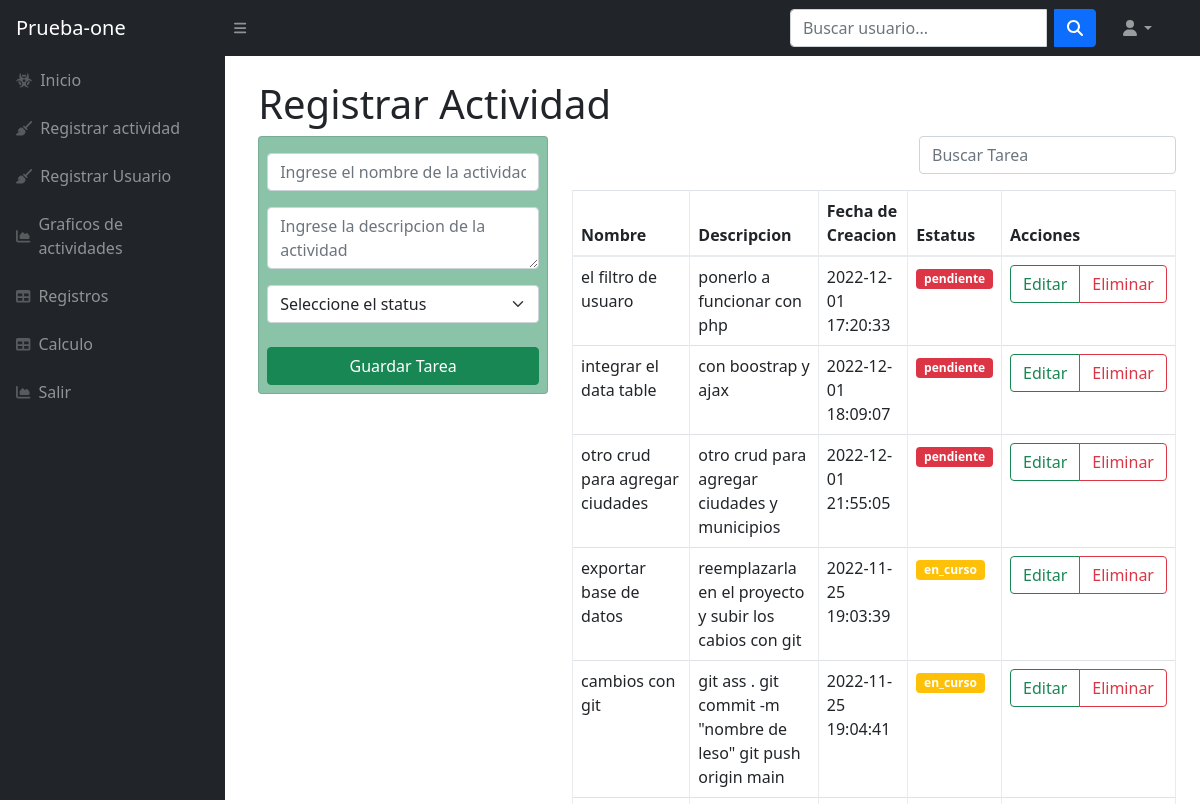
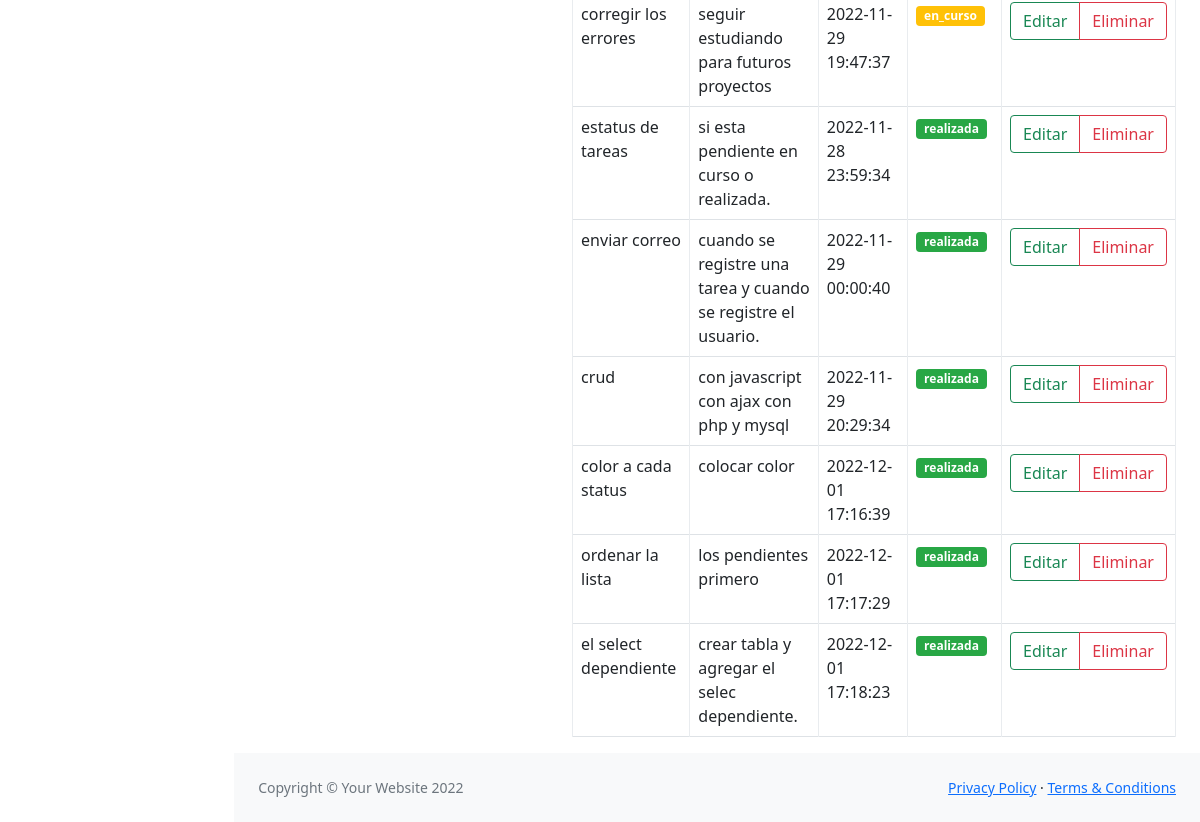
Before: /registrar_actividad.php (signed in) with the older database file (2 pictures, top to bottom).
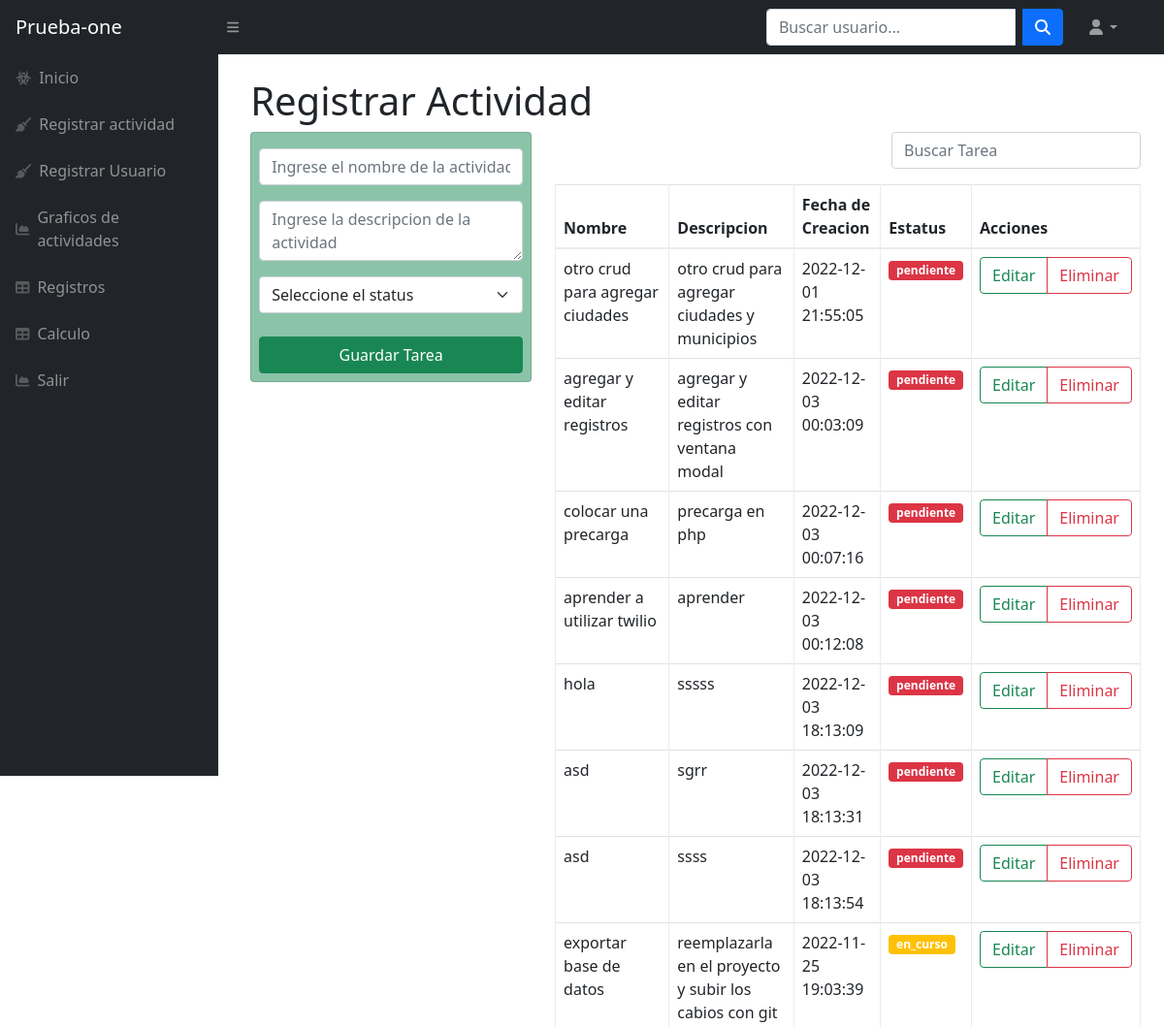
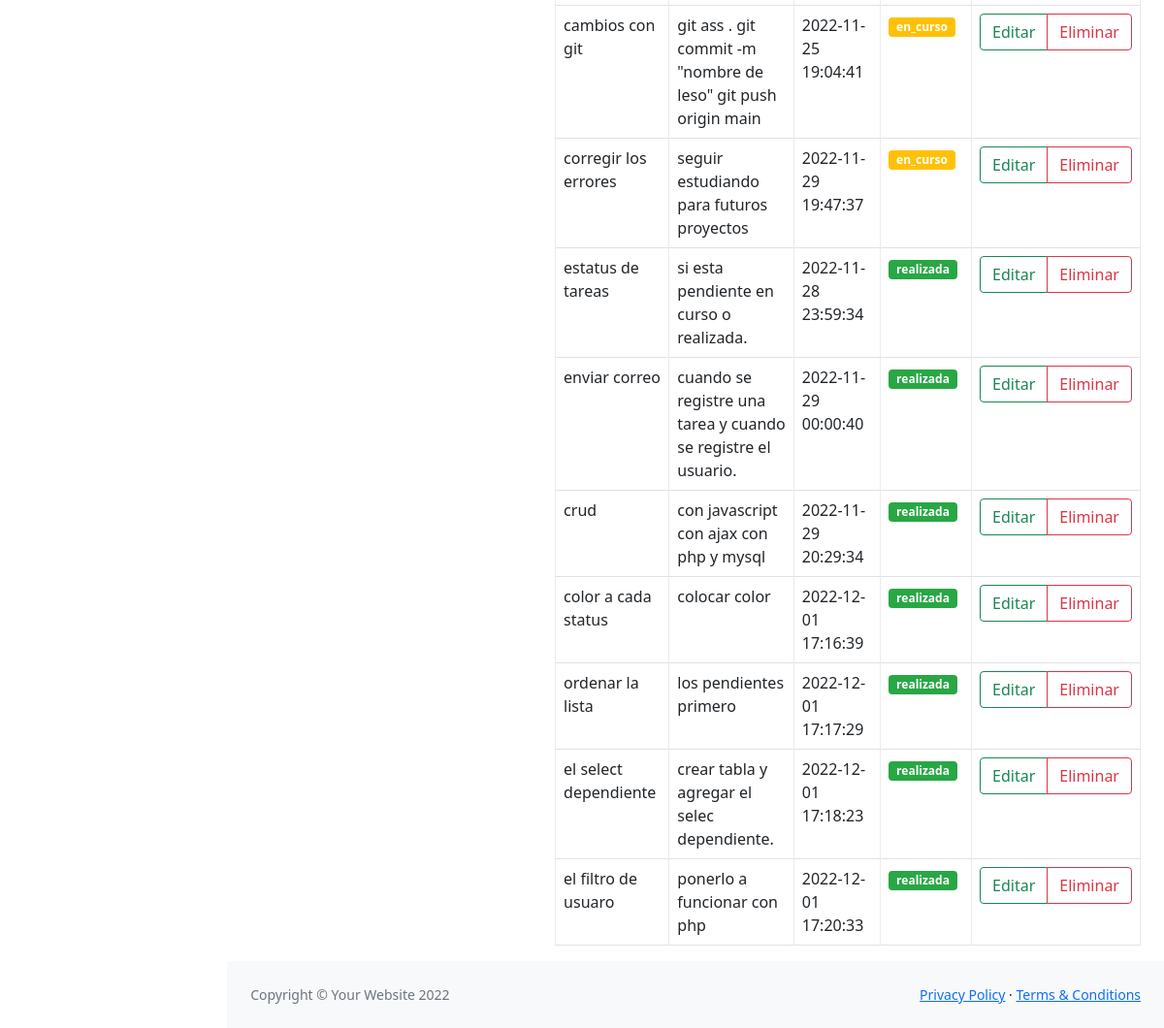
After: the same page with the newer database file (2 pictures, top to bottom).
### tables this page shows
CREATE TABLE `tareas` (
  `id_tarea` int(11) NOT NULL,
  `nombre` varchar(255) NOT NULL,
  `descripcion` varchar(255) NOT NULL,
  `creado_en` timestamp NOT NULL DEFAULT current_timestamp(),
  `id_usuario` int(11) NOT NULL,
  `id_status` int(11) NOT NULL
);

CREATE TABLE `status_tareas` (
  `id_status` int(11) NOT NULL,
  `nombre` varchar(255) NOT NULL
);

### registrar_actividad.php (the view, shortened to what the changed rows need)
<!DOCTYPE html>
<html lang="en">
    <head>
        <link rel="stylesheet" type="text/css" href="vendor/bootstrap/css/bootstrap.min.css">
        <link href="./css/styles2.css" rel="stylesheet" />
    </head>
    <body class="sb-nav-fixed">
        <?php require 'partials/navbar.php' ?>
        <div id="layoutSidenav">
            <div id="layoutSidenav_content">
                <main>
                    <div class="container-fluid px-4">
                        <h1 class="mt-4">Registrar Actividad</h1>
                        <div class="row">
                            <div class="col-md-8">
                                <table class="table table-bordered">
                                    <thead>
                                        <tr>
                                            <th>Nombre</th>
                                            <th>Descripcion</th>
                                            <th>Fecha de Creacion</th>
                                            <th>Estatus</th>
                                            <th>Acciones</th>
                                        </tr>
                                    </thead>
                                    <tbody id="body-tareasId2">
                                        <?php
                                            $usuario = $_SESSION['user_id'];
                                            $records = $conn->prepare('SELECT tareas.nombre, descripcion, id_tarea, creado_en, status_tareas.nombre as nombre_status FROM tareas LEFT JOIN status_tareas ON  tareas.id_status=status_tareas.id_status WHERE id_usuario=:usuario ORDER BY tareas.id_status ASC');
                                            $records->bindParam(':usuario', $usuario);
                                            $records->execute();
                                            $results = $records->fetchAll(PDO::FETCH_ASSOC);
                                            foreach($results as $row){
                                                $status = array(
                                                    'pendiente'=>'danger',
                                                    'en_curso' =>'warning',
                                                    'realizada'=>'success'
                                                );
                                                $clase= $status[$row['nombre_status']];
                                                ?>
                                                <tr>
                                                    <td><?php echo $row['nombre'] ?></td>
                                                    <td><?php echo $row['descripcion'] ?></td>
                                                    <td><?php echo $row['creado_en'] ?></td>
                                                    <td><span class="badge badge-<?php echo $clase?>"><?php echo $row['nombre_status'] ?></span></td>
                                                    <td>
                                                    <div class="btn-group" role="group" aria-label="Basic example">
                                                        <a class="btn btn-outline-success" href="editar.php?id=<?php echo $row['id_tarea'] ?>">Editar<i class=""></i></a>
                                                        <a class="btn btn-outline-danger" href="eliminar.php?id=<?php echo $row['id_tarea'] ?>">Eliminar</a>
                                                    </td>
                                                    </div>
                                                </tr>
                                          <?php  } ?>
    </body>
</html>

Changed rows visible on the page:
removed tareas: nombre "integrar el data table", descripcion "con boostrap y ajax", creado_en "2022-12-01 18:09:07", id_status.nombre "pendiente"
added tareas: nombre "agregar y editar registros", descripcion "agregar y editar registros con ventana modal", creado_en "2022-12-03 00:03:09", id_status.nombre "pendiente"
added tareas: nombre "colocar una precarga", descripcion "precarga en php", creado_en "2022-12-03 00:07:16", id_status.nombre "pendiente"
added tareas: nombre "aprender a utilizar twilio", descripcion "aprender", creado_en "2022-12-03 00:12:08", id_status.nombre "pendiente"
added tareas: nombre "hola", descripcion "sssss", creado_en "2022-12-03 18:13:09", id_status.nombre "pendiente"
added tareas: nombre "asd", descripcion "sgrr", creado_en "2022-12-03 18:13:31", id_status.nombre "pendiente"
added tareas: nombre "asd", descripcion "ssss", creado_en "2022-12-03 18:13:54", id_status.nombre "pendiente"
changed tareas "el filtro de usuaro": id_status 1 → 3 (drawn); id_status.nombre "pendiente" → "realizada"; moves down the list
